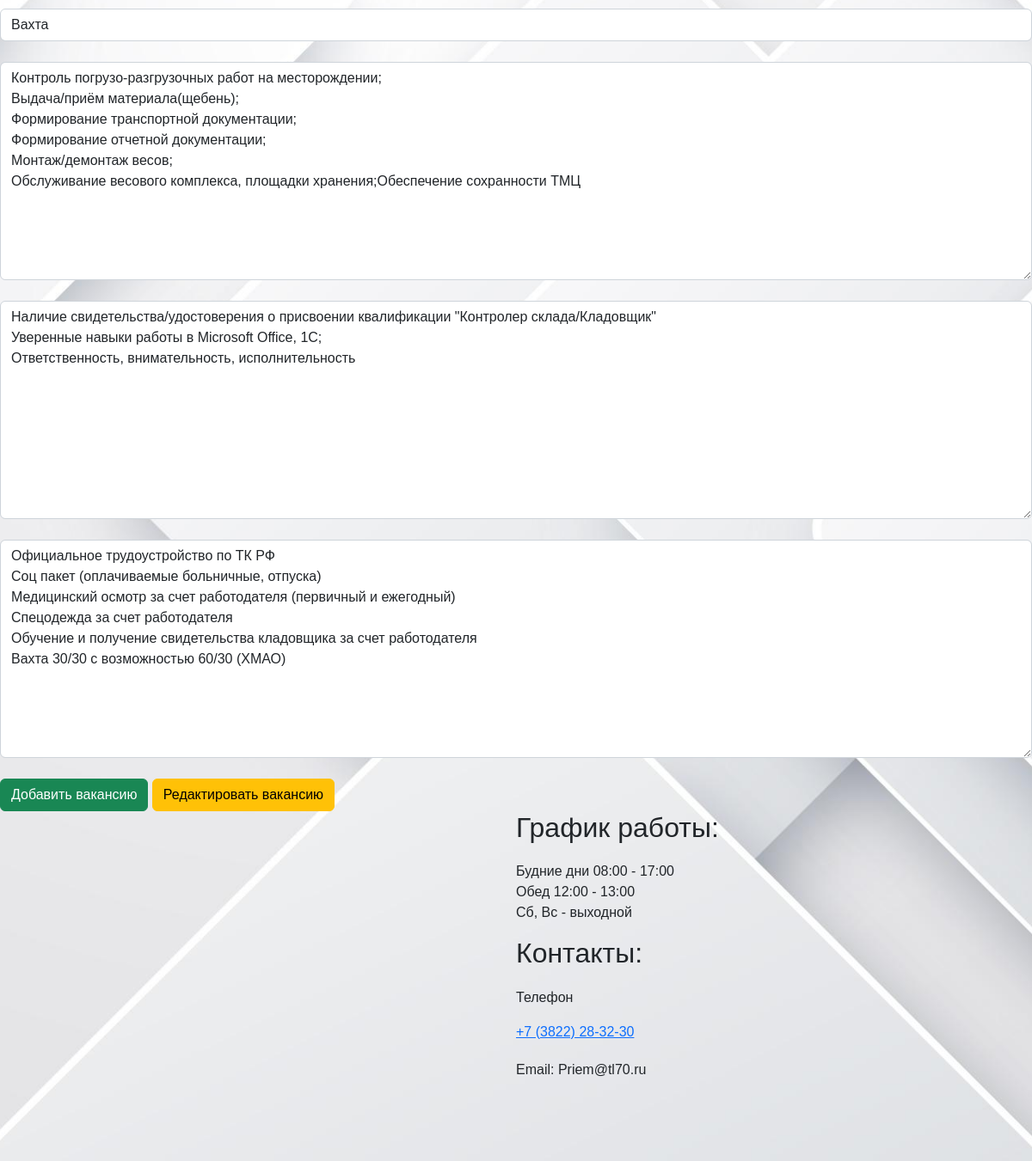
The page /1/update (signed in, lower part) on the database as committed earlier.
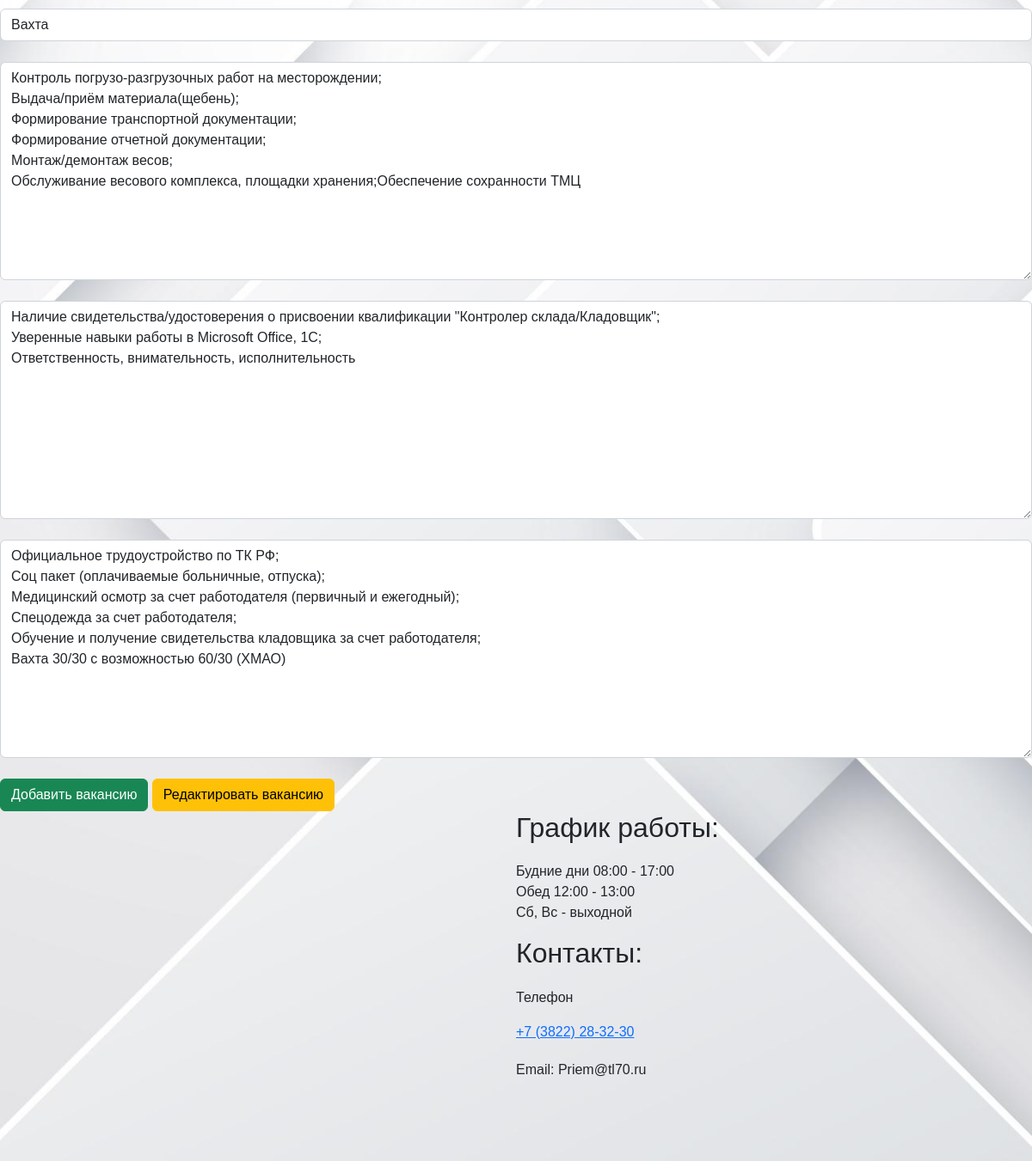
The same page on the database as committed later.
### site_vacancy/models.py (models this page shows, shortened)
class Vacancy(models.Model):
    position = models.CharField(db_column='Position', max_length=40)
    salary = models.DecimalField(db_column='Salary', max_digits=8, decimal_places=2)
    work_schedule = models.CharField(db_column='Work_schedule', max_length=40)
    responsibilities = models.TextField('Описание')
    requirements = models.TextField('Описание')
    working_conditions = models.TextField('Описание')

### site_vacancy/views.py (the view)
# urls.py: path('<int:pk>/update', views.VacancyUpdateView.as_view()),
class VacancyUpdateView(LoginRequiredMixin, UpdateView):
    model = Vacancy
    template_name = 'site_vacancy/create.html'
    form_class = VacancyForm

### site_vacancy/forms.py
class VacancyForm(ModelForm):
    class Meta:
        model = Vacancy
        fields = [
            'position',
            'salary',
            'work_schedule',
            'responsibilities',
            'requirements',
            'working_conditions'
        ]
        widgets = {
            "position": TextInput(attrs={
                'class':'form-control',
                'placeholder': 'Название вакансии'
            }),
            "salary": TextInput(attrs={
                'class': 'form-control',
                'placeholder': 'Заработная плата'
            }),
            "work_schedule": TextInput(attrs={
                'class': 'form-control',
                'placeholder': 'График работы'
            }),
            "responsibilities": Textarea(attrs={
                'class': 'form-control',
                'placeholder': 'Обязанности'
            }),
            "requirements": Textarea(attrs={
                'class': 'form-control',
                'placeholder': 'Требования'
            }),
            "working_conditions": Textarea(attrs={
                'class': 'form-control',
                'placeholder': 'Условия'
            })
        }

### site_vacancy/templates/site_vacancy/create.html (shortened to what this page needs)
{% extends 'site_vacancy/base.html' %}
{% block content %}
    <div class="features">
        <form method="post">
            {{ form.position }}<br>
            {{ form.salary }}<br>
            {{ form.work_schedule }}<br>
            {{ form.responsibilities }}<br>
            {{ form.requirements }}<br>
            {{ form.working_conditions }}<br>
            <button class="btn btn-success" type="submit">Добавить вакансию</button>
            <button class="btn btn-warning" type="submit">Редактировать вакансию</button>
        </form>
    </div>
{% endblock %}

Rows that differ between the two databases and show on the page:
changed Vacancy: requirements "…о присвоении квалификации \"Контролер склада/Кладовщик\" Уверенные навыки работы в…" → "…о присвоении квалификации \"Контролер склада/Кладовщик\"; Уверенные навыки работы в…"; working_conditions "Официальное трудоустройство по ТК РФ Соц пакет (оплачиваемые больничные, отпуска) Медицинский осмотр за счет работодателя (первичный и ежегодный) Спецодежда за счет работодателя Обучение и получение свидетельства кладовщика за счет работодателя Вахта 30/30 с возможностью…" → "Официальное трудоустройство по ТК РФ; Соц пакет (оплачиваемые больничные, отпуска); Медицинский осмотр за счет работодателя (первичный и ежегодный); Спецодежда за счет работодателя; Обучение и получение свидетельства кладовщика за счет работодателя; Вахта 30/30 с возможностью…"
